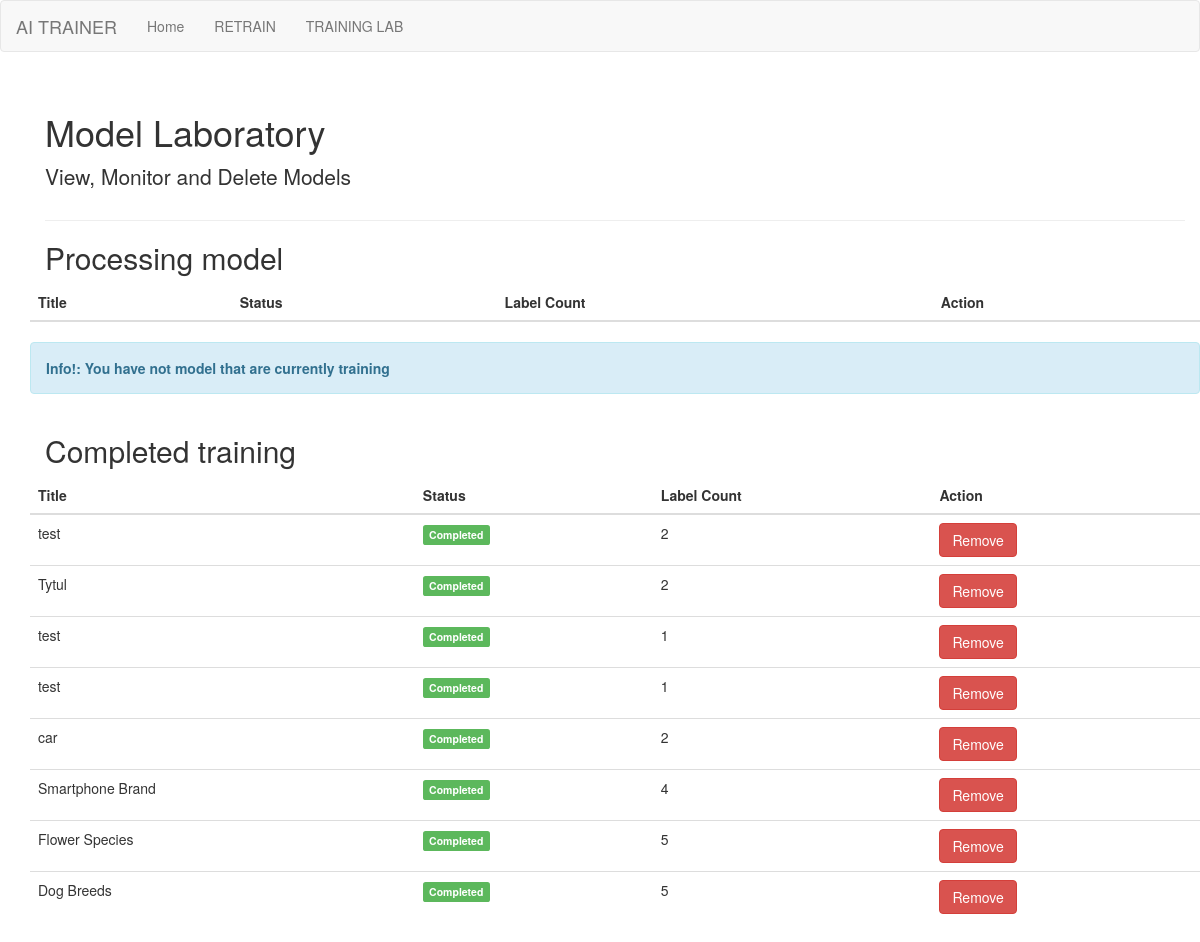
Page /lab on the earlier database version.
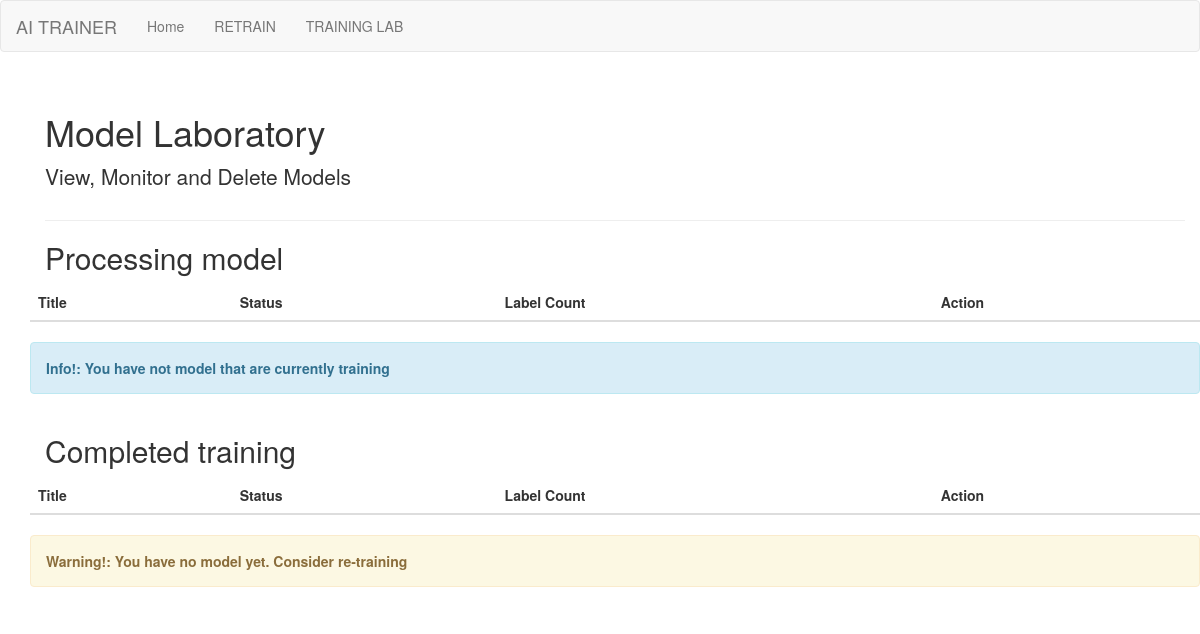
Same page on the later database version.
### app/models.py (models this page shows, shortened)
class Trained_model(db.Model):
    id = db.Column(db.Integer, primary_key=True)
    folder_name = db.Column(db.String(120), nullable=False)
    title = db.Column(db.String(120), nullable=False)
    status = db.Column(db.String(120), nullable=True)
    label_count = db.Column(db.Integer(), nullable=True)

### app/views.py (the view)
@app.route('/lab')
def lab():
    script_url = url_for('static', filename='lab.js')
    models = Trained_model.query.all()
    models_trained = []
    models_training = []
    for model in reversed(models):
        if model.status == 'Completed':
            models_trained.append(model)
        else:
            models_training.append(model)
    return render_template("lab.html",
                           models_training=models_training,
                           models_trained=models_trained,
                           script=script_url)

### app/templates/lab.html (shortened to what this page needs)
{% extends "base.html"%}
{% block body %}
<div class="container">
    <div class="page-header">
        <h1>Model Laboratory</h1>
        <p class="lead"> View, Monitor and Delete Models</p>
    </div>
    <h2>Processing model</h2>
    <div class="row">
        <table class="table">
            <thead>
                <tr>
                    <th>Title</th>
                    <th>Status</th>
                    <th>Label Count</th>
                    <th>Action</th>
                </tr>
            </thead>
        </table>
        {% if not models_training %}
        <div class="alert alert-info">
            <strong> Info!: You have not model that are currently training</strong>
        </div>
        {% endif %}
    </div>
    <h2>Completed training</h2>
    <div class="row">
        <table class="table">
            <thead>
                <tr>
                    <th>Title</th>
                    <th>Status</th>
                    <th>Label Count</th>
                    <th>Action</th>
                </tr>
            </thead>
            <tbody>
                {% for model in models_trained %}
                <tr>
                    <td>{{model.title}}</td>
                    <td><span class="label label-success">{{model.status}}</span></td>
                    <td>{{model.label_count}}</td>
                    <td>
                        <button type="button" class="btn btn-danger" onclick="removeModel({{model.id}})">Remove</button>
                    </td>
                </tr>
                {% endfor %}
            </tbody>
        </table>
        {% if not models_trained %}
        <div class="alert alert-warning">
            <strong> Warning!: You have no model yet. Consider re-training</strong>
        </div>
        {% endif %}
    </div>
</div>
{% endblock %}

### app/templates/base.html (shortened to what this page needs)
<!DOCTYPE html>
<html lang="en">
<head>
    <link href="https://maxcdn.bootstrapcdn.com/bootstrap/3.3.7/css/bootstrap.min.css" rel="stylesheet">
    <link href="https://getbootstrap.com/examples/jumbotron-narrow/jumbotron-narrow.css" rel="stylesheet">
</head>
<nav class="navbar navbar-default">
    <div class="container-fluid">
        <div class="navbar-header">
            <a class="navbar-brand" href="#">AI TRAINER</a>
        </div>
        <div class="collapse navbar-collapse" id="bs-example-navbar-collapse-1">
            <ul class="nav navbar-nav">
                <li><a href="/">Home</a></li>
                <li><a href="/retrain">RETRAIN</a></li>
                <li><a href="/lab">TRAINING LAB</a></li>
            </ul>
        </div>
    </div>
</nav>
<body>
    <div class="container">
        {% block body %}
        {% endblock %}
    </div>
</body>
</html>

Differences in the rows shown:
removed Trained_model: title "test", status "Completed", label_count "2"
removed Trained_model: title "Tytul", status "Completed", label_count "2"
removed Trained_model: title "test", status "Completed", label_count "1"
removed Trained_model: title "test", status "Completed", label_count "1"
removed Trained_model: title "car", status "Completed", label_count "2"
removed Trained_model: title "Smartphone Brand", status "Completed", label_count "4"
removed Trained_model: title "Flower Species", status "Completed", label_count "5"
removed Trained_model: title "Dog Breeds", status "Completed", label_count "5"
Other differences:
text now shown: "Warning!: You have no model yet. Consider re-training"
